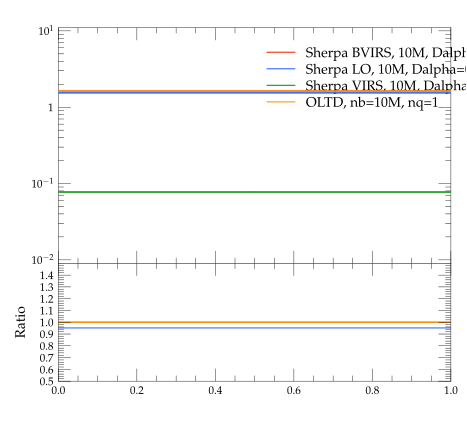

Write Python code to recreate this figure.
#! /usr/bin/env python

# This Python script was auto-generated using YODA v2.0.0.
# Analysis object: /evtb/incCutEt
# Timestamp: 15-04-2024 (14:31:35)

import matplotlib as mpl
import matplotlib.pyplot as plt
mpl.use('Agg') # comment out for interactive use
import os
import numpy as np

plotDir = os.path.split(os.path.realpath(__file__))[0]
if 'YODA_USER_PLOT_PATH' in globals():
    plot_outdir = globals()['YODA_USER_PLOT_PATH']
else:
    plot_outdir = plotDir

#plot style
plt.style.use(os.path.join(plotDir, '../default.mplstyle'))
# plot metadata
figW, figH = plt.rcParams['figure.figsize']
ax_xLabel = r''
ax_yLabel = r''
ax_title  = r''
ax_xScale = 'linear'
ax_yScale = 'log'
xLims = (0.0, 1.0)
yLims = (0.009000000000000001, 11.0)

# TeX-friendly labels for the legend
labels = [ r"Sherpa BVIRS, 10M, Dalpha=0.01", r"Sherpa LO, 10M, Dalpha=0.01", r"Sherpa VIRS, 10M, Dalpha=0.01", r"OLTD, nb=10M, nq=1" ]

# Create figure and axis objects
fig, (ax, ratio0_ax) = plt.subplots(2, 1, sharex=True,
                  figsize=(figW,figH), gridspec_kw={'height_ratios': (2, 1)})
ratio0_ax.yaxis.set_major_locator(mpl.ticker.MultipleLocator(0.1))
ratio0_ax.set_ylim(0.5, 1.4999)
ratio0_ax.set_ylabel('Ratio')

# LineColor map: curve index -> color
linecolors = {0: '#EE3311', 1: '#3366FF', 2: '#109618', 3: '#FF9900'}
# the numerical data is stored in a separate file
dataf = dict()
prefix = os.path.split(__file__)[0]
if prefix:    prefix = prefix + '/'
exec(open(prefix+'incCutEt__data.py').read(), dataf)


legend_handles = [] # keep track of handles for the legend

# style options for curves
# starts at zorder>=5 to draw curve on top of legend
styles = {
  'curve0': {
    'color' : linecolors[0],
    'linestyle' : '-',
    'marker' : 'o',
    'zorder' : 5,
    'histstyle' : True,
  },
  'curve1': {
    'color' : linecolors[1],
    'linestyle' : '-',
    'marker' : 'o',
    'zorder' : 6,
    'histstyle' : True,
  },
  'curve2': {
    'color' : linecolors[2],
    'linestyle' : '-',
    'marker' : 'o',
    'zorder' : 7,
    'histstyle' : True,
  },
  'curve3': {
    'color' : linecolors[3],
    'linestyle' : '-',
    'marker' : 'o',
    'zorder' : 8,
    'histstyle' : True,
  },
}
# curve from input yoda files in main panel
for label in dataf['yvals'].keys():
    if all(np.isnan(v) for v in dataf['yvals'][label]):
        continue
    tmp = None
    if styles[label]['histstyle']: # draw as histogram
        tmp, = ax.plot(dataf['xedges'], dataf['yedges'][label],
                       color=styles[label]['color'],
                       linestyle=styles[label]['linestyle'],
                       drawstyle='steps-pre', solid_joinstyle='miter',
                       zorder=styles[label]['zorder'], label=label)
        ax.errorbar(dataf['xpoints'], dataf['yvals'][label], color=styles[label]['color'],
                    xerr=dataf['xerrs'], yerr=[dataf['ydowns'][label], dataf['yups'][label]],
                    linestyle='none', zorder=styles[label]['zorder'])
    else: # draw as scatter
        tmp = ax.errorbar(dataf['xpoints'], dataf['yvals'][label],
                          xerr=dataf['xerrs'],
                          yerr=[ dataf['ydowns'][label],
                          dataf['yups'][label] ],
                          fmt=styles[label]['marker'],
                          ecolor=styles[label]['color'],
                          color=styles[label]['color'], zorder=2)
        tmp[-1][0].set_linestyle(styles[label]['linestyle'])
    legend_handles += [tmp]
    for varLabel in dataf['variation_yvals'].keys():
        if varLabel.startswith(label):
            tmp, = ax.plot(dataf['xedges'], dataf['variation_yvals'][varLabel],
                           color=styles[label]['color'],
                           linestyle=styles[label]['linestyle'],
                           drawstyle='steps-pre', solid_joinstyle='miter',
                           zorder=styles[label]['zorder'], alpha=0.5)


# plots on ratio panel
# curve from input yoda files in ratio panel
for label, yvals in dataf['ratio0_yvals'].items():
    if all(np.isnan(v) for v in yvals):
        continue
    if styles[label]['histstyle']: # plot as histogram
        ratio0_ax.plot(dataf['xedges'], yvals,
                       color=styles[label]['color'],
                       linestyle=styles[label]['linestyle'],
                       drawstyle='steps-pre', zorder=1,
                       solid_joinstyle='miter')
        ratio0_ax.vlines(dataf['xpoints'],
                         dataf['ratio0_ymin'][label],
                         dataf['ratio0_ymax'][label],
                         color=styles[label]['color'], zorder=1)
    else: # plot as scatter
        tmp = ratio0_ax.errorbar(dataf['xpoints'],
                                 yvals, xerr=dataf['xerrs'],
                                 yerr=dataf['ratio0_yerrs'][label],
                                 fmt=styles[label]['marker'],
                                 ecolor=styles[label]['color'],
                                 color=styles[label]['color'])
        tmp[-1][0].set_linestyle(styles[label]['linestyle'])

    for varlabel in dataf['ratio0_variation_vals'].keys():
        if varlabel.startswith(label):
            ratio0_ax.plot(dataf['xedges'],
                            dataf['ratio0_variation_vals'][varlabel],
                            color=styles[label]['color'],
                            linestyle=styles[label]['linestyle'],
                            drawstyle='steps-pre', solid_joinstyle='miter',
                            zorder=1, alpha=0.5)

legend_pos = (0.5, 0.97)
ax.legend(legend_handles, labels, loc='upper left', bbox_to_anchor=legend_pos)

# set plot metadata as defined above
ratio0_ax.set_xlabel(ax_xLabel)
ratio0_ax.xaxis.set_label_coords(1., -.15)
ax.set_ylabel(ax_yLabel, loc='top')
ax.set_title(ax_title, loc='left')
ax.set_xscale(ax_xScale)
ax.set_yscale(ax_yScale)
ax.set_xlim(xLims)
ax.set_ylim(yLims)

# tick formatting
plt.rcParams['xtick.top'] = True
plt.rcParams['ytick.right'] = True
ax.yaxis.set_major_locator(mpl.ticker.LogLocator(base=10.0, numticks=np.inf))
ax.yaxis.set_minor_locator(mpl.ticker.LogLocator(
                           base=10.0, subs=np.arange(0.1, 1, 0.1), numticks=np.inf))
fig.align_ylabels((ax, ratio0_ax))
plt.savefig(os.path.join(plot_outdir, 'incCutEt.pdf'), format='PDF')
plt.savefig(os.path.join(plot_outdir, 'incCutEt.png'), format='PNG')

plt.close(fig)
